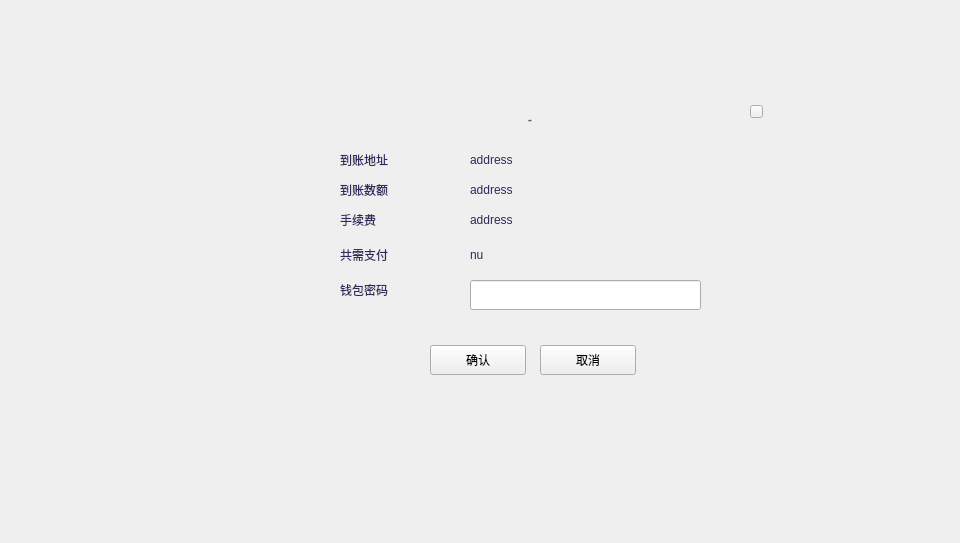
<?xml version="1.0" encoding="UTF-8"?>
<ui version="4.0">
 <class>CapitalConfirmWidget</class>
 <widget class="QWidget" name="CapitalConfirmWidget">
  <property name="geometry">
   <rect>
    <x>0</x>
    <y>0</y>
    <width>960</width>
    <height>543</height>
   </rect>
  </property>
  <property name="windowTitle">
   <string>Form</string>
  </property>
  <widget class="QWidget" name="widget" native="true">
   <property name="geometry">
    <rect>
     <x>0</x>
     <y>0</y>
     <width>960</width>
     <height>543</height>
    </rect>
   </property>
   <widget class="QWidget" name="containerWidget" native="true">
    <property name="geometry">
     <rect>
      <x>300</x>
      <y>85</y>
      <width>481</width>
      <height>321</height>
     </rect>
    </property>
    <widget class="QLabel" name="label_title">
     <property name="geometry">
      <rect>
       <x>130</x>
       <y>20</y>
       <width>200</width>
       <height>30</height>
      </rect>
     </property>
     <property name="font">
      <font>
       <family>微软雅黑</family>
       <pointsize>-1</pointsize>
       <weight>50</weight>
       <italic>false</italic>
       <bold>false</bold>
      </font>
     </property>
     <property name="styleSheet">
      <string notr="true">font: 14px &quot;微软雅黑&quot;;
color: rgb(52,37,90);</string>
     </property>
     <property name="text">
      <string>交易确认</string>
     </property>
     <property name="alignment">
      <set>Qt::AlignCenter</set>
     </property>
    </widget>
    <widget class="QLabel" name="label_address">
     <property name="geometry">
      <rect>
       <x>170</x>
       <y>65</y>
       <width>301</width>
       <height>21</height>
      </rect>
     </property>
     <property name="styleSheet">
      <string notr="true">color: rgb(52,37,90);
font: 12px &quot;Microsoft YaHei UI Light&quot;;</string>
     </property>
     <property name="text">
      <string>address</string>
     </property>
     <property name="textInteractionFlags">
      <set>Qt::LinksAccessibleByMouse|Qt::TextSelectableByMouse</set>
     </property>
    </widget>
    <widget class="QLabel" name="label_2">
     <property name="geometry">
      <rect>
       <x>40</x>
       <y>125</y>
       <width>120</width>
       <height>20</height>
      </rect>
     </property>
     <property name="styleSheet">
      <string notr="true">color: rgb(52,37,90);
font: 12px &quot;Microsoft YaHei UI Light&quot;;</string>
     </property>
     <property name="text">
      <string>手续费</string>
     </property>
    </widget>
    <widget class="QLabel" name="label_totalNumber">
     <property name="geometry">
      <rect>
       <x>170</x>
       <y>160</y>
       <width>260</width>
       <height>20</height>
      </rect>
     </property>
     <property name="styleSheet">
      <string notr="true">color: rgb(52,37,90);
font: 12px &quot;Microsoft YaHei UI Light&quot;;</string>
     </property>
     <property name="text">
      <string>nu</string>
     </property>
    </widget>
    <widget class="QToolButton" name="toolButton_cancel">
     <property name="geometry">
      <rect>
       <x>240</x>
       <y>260</y>
       <width>96</width>
       <height>30</height>
      </rect>
     </property>
     <property name="cursor">
      <cursorShape>PointingHandCursor</cursorShape>
     </property>
     <property name="text">
      <string>取消</string>
     </property>
    </widget>
    <widget class="QLabel" name="label_actualNumber">
     <property name="geometry">
      <rect>
       <x>170</x>
       <y>95</y>
       <width>241</width>
       <height>20</height>
      </rect>
     </property>
     <property name="styleSheet">
      <string notr="true">color: rgb(52,37,90);
font: 12px &quot;Microsoft YaHei UI Light&quot;;</string>
     </property>
     <property name="text">
      <string>address</string>
     </property>
    </widget>
    <widget class="QLabel" name="label_3">
     <property name="geometry">
      <rect>
       <x>40</x>
       <y>160</y>
       <width>120</width>
       <height>20</height>
      </rect>
     </property>
     <property name="styleSheet">
      <string notr="true">color: rgb(52,37,90);
font: 12px &quot;Microsoft YaHei UI Light&quot;;</string>
     </property>
     <property name="text">
      <string>共需支付</string>
     </property>
    </widget>
    <widget class="QLabel" name="label_1">
     <property name="geometry">
      <rect>
       <x>40</x>
       <y>95</y>
       <width>120</width>
       <height>20</height>
      </rect>
     </property>
     <property name="styleSheet">
      <string notr="true">color: rgb(52,37,90);
font: 12px &quot;Microsoft YaHei UI Light&quot;;</string>
     </property>
     <property name="text">
      <string>到账数额</string>
     </property>
    </widget>
    <widget class="QLabel" name="label_4">
     <property name="geometry">
      <rect>
       <x>40</x>
       <y>195</y>
       <width>120</width>
       <height>20</height>
      </rect>
     </property>
     <property name="styleSheet">
      <string notr="true">color: rgb(52,37,90);
font: 12px &quot;Microsoft YaHei UI Light&quot;;</string>
     </property>
     <property name="text">
      <string>钱包密码</string>
     </property>
    </widget>
    <widget class="QToolButton" name="toolButton_confirm">
     <property name="geometry">
      <rect>
       <x>130</x>
       <y>260</y>
       <width>96</width>
       <height>30</height>
      </rect>
     </property>
     <property name="cursor">
      <cursorShape>PointingHandCursor</cursorShape>
     </property>
     <property name="text">
      <string>确认</string>
     </property>
    </widget>
    <widget class="QLabel" name="label_feeNumber">
     <property name="geometry">
      <rect>
       <x>170</x>
       <y>125</y>
       <width>261</width>
       <height>20</height>
      </rect>
     </property>
     <property name="styleSheet">
      <string notr="true">color: rgb(52,37,90);
font: 12px &quot;Microsoft YaHei UI Light&quot;;</string>
     </property>
     <property name="text">
      <string>address</string>
     </property>
    </widget>
    <widget class="QLabel" name="label_5">
     <property name="geometry">
      <rect>
       <x>40</x>
       <y>65</y>
       <width>120</width>
       <height>20</height>
      </rect>
     </property>
     <property name="styleSheet">
      <string notr="true">color: rgb(52,37,90);
font: 12px &quot;Microsoft YaHei UI Light&quot;;</string>
     </property>
     <property name="text">
      <string>到账地址</string>
     </property>
    </widget>
    <widget class="QLineEdit" name="lineEdit">
     <property name="geometry">
      <rect>
       <x>170</x>
       <y>195</y>
       <width>231</width>
       <height>30</height>
      </rect>
     </property>
     <property name="echoMode">
      <enum>QLineEdit::Password</enum>
     </property>
    </widget>
    <widget class="QToolButton" name="closeBtn">
     <property name="geometry">
      <rect>
       <x>450</x>
       <y>20</y>
       <width>13</width>
       <height>13</height>
      </rect>
     </property>
     <property name="cursor">
      <cursorShape>PointingHandCursor</cursorShape>
     </property>
     <property name="focusPolicy">
      <enum>Qt::NoFocus</enum>
     </property>
     <property name="text">
      <string/>
     </property>
    </widget>
   </widget>
  </widget>
 </widget>
 <resources/>
 <connections/>
</ui>
